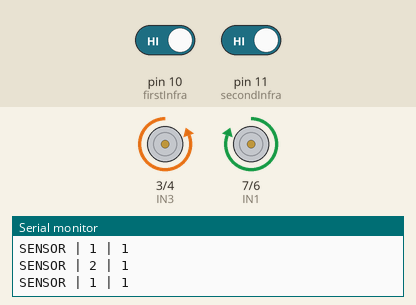
This sketch was run on a simulated Arduino Uno, built with avr-gcc and run on an emulated ATmega328P. Shown: motor-driver pin pairs drawn as motors (green arrow = first pin HIGH = forward, orange = second pin HIGH = backward, longer = more drive), the last lines printed to the serial monitor. The test bench sets the inputs (shaded band); at power-on: pin 10 (firstInfra) HIGH, pin 11 (secondInfra) HIGH.

Above: at 1.2 s.
1.3 s: pin 10 (firstInfra) driven LOW
At 2.3 s:
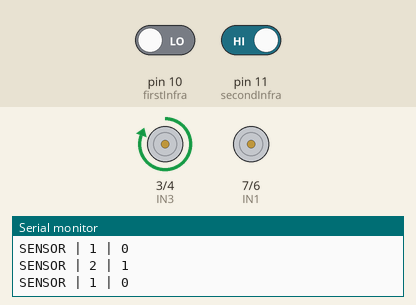
2.8 s: pin 11 (secondInfra) driven LOW
At 3.3 s:
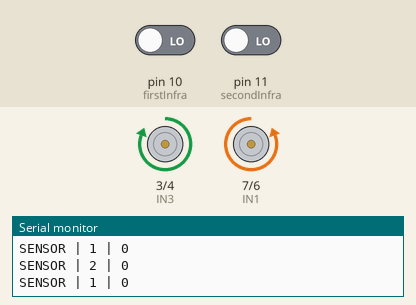
4.3 s: pin 10 (firstInfra) driven HIGH
At 5.5 s:
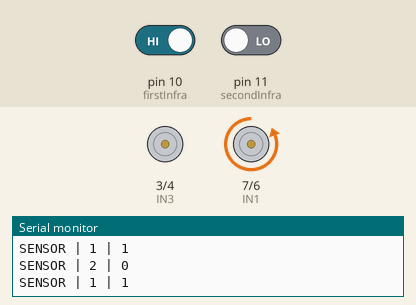
5.8 s: pin 11 (secondInfra) driven HIGH
At 6.6 s:
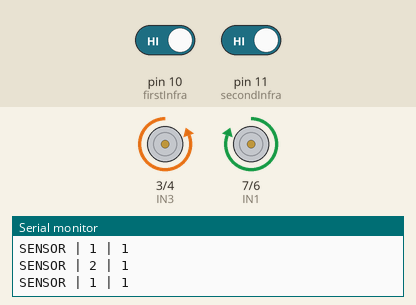
Timing chart, 0 to 8.3 s (numbered marks = the images above; inputs shaded):
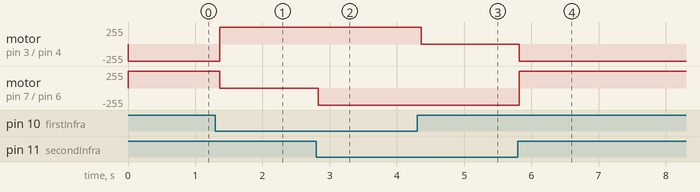

The sketch:

CarroSeguidorLineas.ino
```cpp
//inicializamos variables
int firstInfra = 10;
int secondInfra = 11;
int infra1Value = 0;
int infra2Value = 0;
int IN4 = 4;
int IN3 = 3;
int IN2 = 6;
int IN1 = 7;
//int ENA = 9; Fue conectado con un puente directamente al driver L298N
//int ENB = 8; Fue conectado con un puente directamente al driver L298N

void setup() {
  Serial.begin(9600);

  pinMode(firstInfra, INPUT);
  pinMode(secondInfra, INPUT);

  pinMode (IN1, OUTPUT);
  pinMode (IN2, OUTPUT);
  pinMode (IN3, OUTPUT);
  pinMode (IN4, OUTPUT);

  // pinMode (ENA, OUTPUT);
  // pinMode (ENB, OUTPUT);
}

void loop() {
  // Obtenemos e imprimimos la lectura del infrarrojo #1.
  infra1Value = digitalRead(firstInfra);
  Serial.print("SENSOR | 1 | ");
  Serial.println(infra1Value);

  // Obtenemos e imprimimos la lectura del infrarrojo #2.
  infra2Value = digitalRead(secondInfra);
  Serial.print("SENSOR | 2 | ");
  Serial.println(infra2Value);

  // analogWrite(ENA, 255);
  // analogWrite(ENB, 255);

  if(infra1Value==0) {
    if(infra2Value==0) {
      digitalWrite(IN1,0);
      digitalWrite(IN2,1);
      digitalWrite(IN3,1);
      digitalWrite(IN4,0);
    } else {
      digitalWrite(IN1,0);
      digitalWrite(IN2,0);
      digitalWrite(IN3,1);
      digitalWrite(IN4,0);
    }
  } else {
    if(infra2Value==0) {
        digitalWrite(IN3,0);
        digitalWrite(IN4,0);
        digitalWrite(IN1,0);
        digitalWrite(IN2,1);
    } else {
        digitalWrite(IN1,1);
        digitalWrite(IN2,0);
        digitalWrite(IN3,0);
        digitalWrite(IN4,1);
    }
  }
}
```

Measured:
- after the input at 1.3 s, motor on pin 3 (IN3) / pin 4 (IN4): backward 255/255 → forward 255/255 after 0.06 s; motor on pin 7 (IN1) / pin 6 (IN2): forward 255/255 → stopped after 0.06 s
- after the input at 2.8 s, motor on pin 7 (IN1) / pin 6 (IN2): stopped → backward 255/255 at once
- after the input at 4.3 s, motor on pin 3 (IN3) / pin 4 (IN4): forward 255/255 → stopped after 0.06 s
- after the input at 5.8 s, motor on pin 3 (IN3) / pin 4 (IN4): stopped → backward 255/255 at once; motor on pin 7 (IN1) / pin 6 (IN2): backward 255/255 → forward 255/255 at once
